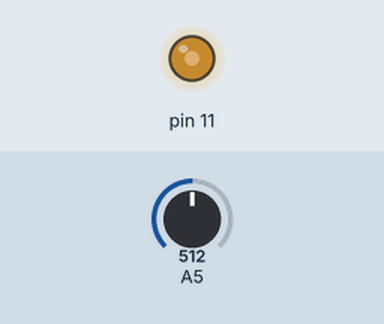
Simulated run of this sketch. Board: Arduino Uno, built with avr-gcc and run on an emulated ATmega328P. Shown: output pins drawn as LEDs (lit = HIGH). Inputs (shaded band) come from the test bench; at power-on: A5 = 512.

Above: at 1.8 s.
1.9 s: A5 set to 716
At 2.9 s:
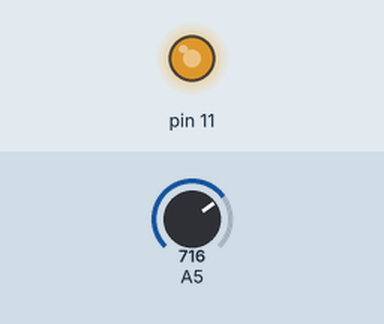
3.5 s: A5 set to 900
At 4.4 s:
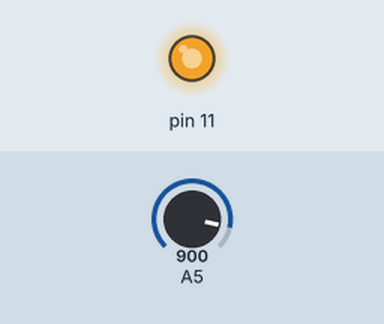
5.5 s: A5 set to 122
At 7.1 s:
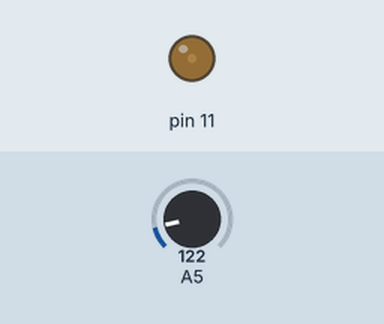
7.5 s: A5 set to 0
At 8.7 s:
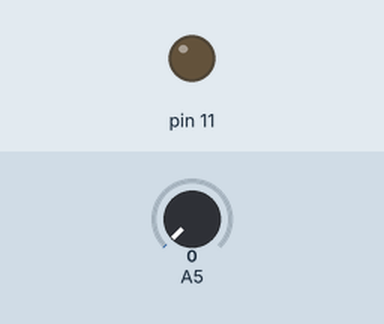
Timing chart, 0 to 10.5 s (numbered marks = the images above; inputs shaded):
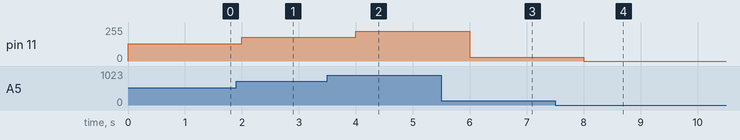

The sketch:

sketch_Blinking_Onboard_LED.ino
```cpp
int anaologIn,intensity;
void setup()
{
  pinMode(11, OUTPUT);


}


void loop()
{
  anaologIn=analogRead(A5);
  intensity=anaologIn/4;
  analogWrite(11, intensity);
  //analogWrite(11,230);
  delay(1000); // Wait for 1000 millisecond(s)

}
```

Measured:
- after the input at 1.9 s, pin 11: 128/255 → 179/255 after 0.10 s
- after the input at 3.5 s, pin 11: 179/255 → 225/255 after 0.50 s
- after the input at 5.5 s, pin 11: 225/255 → 30/255 after 0.50 s
- after the input at 7.5 s, pin 11: 30/255 → 0/255 after 0.50 s
